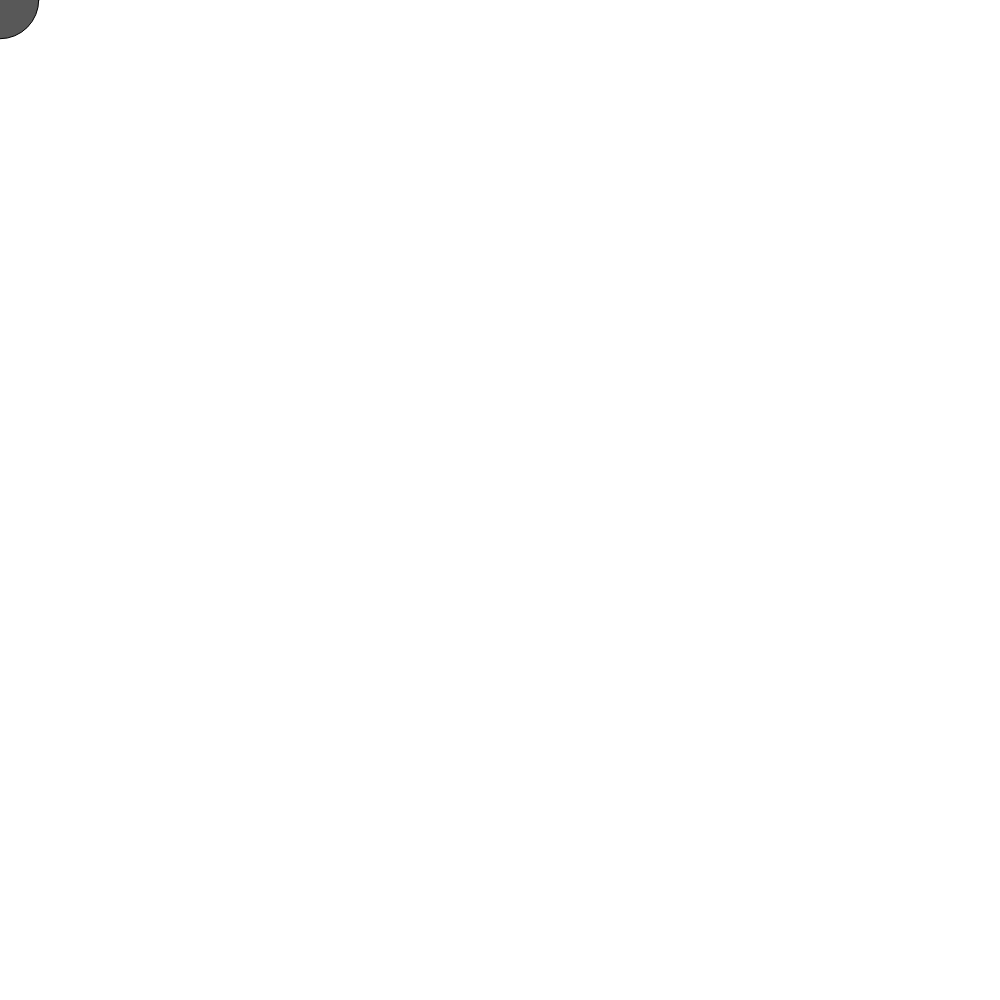
Frame 1 (no input)
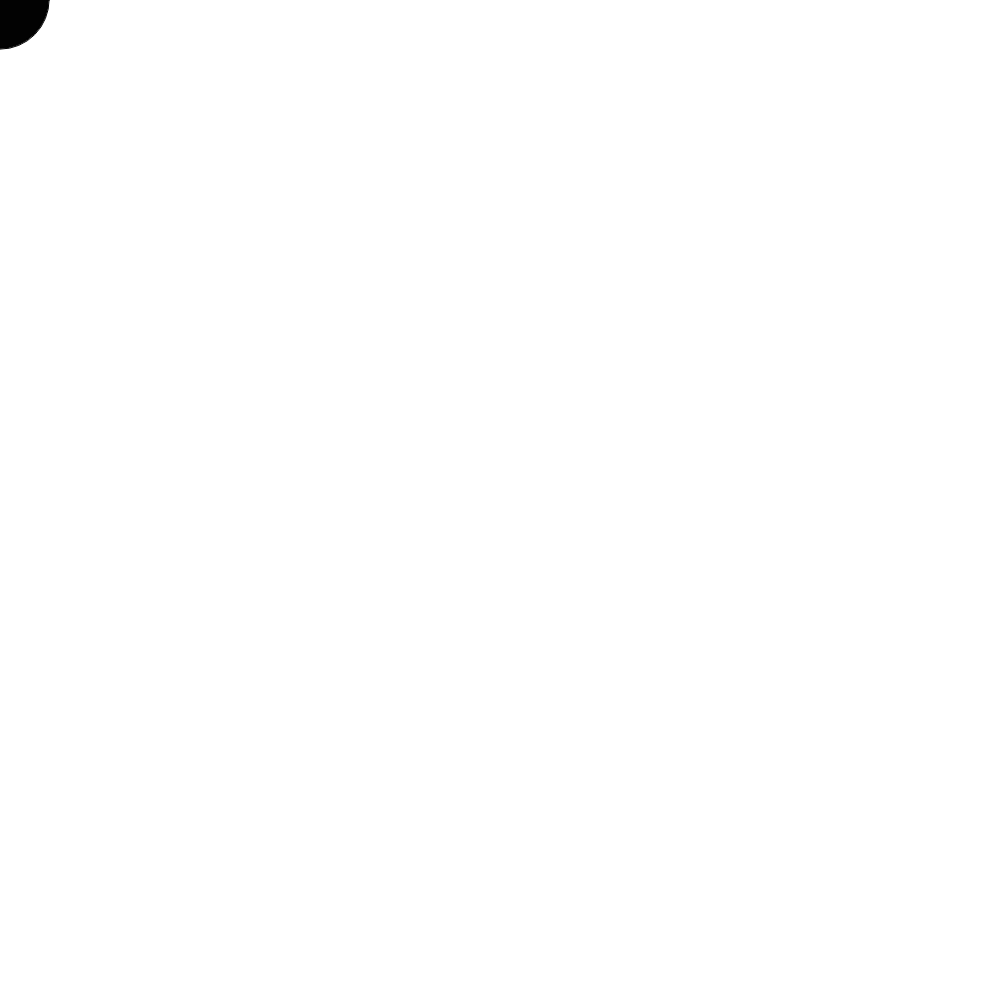
Frame 60 (no input)
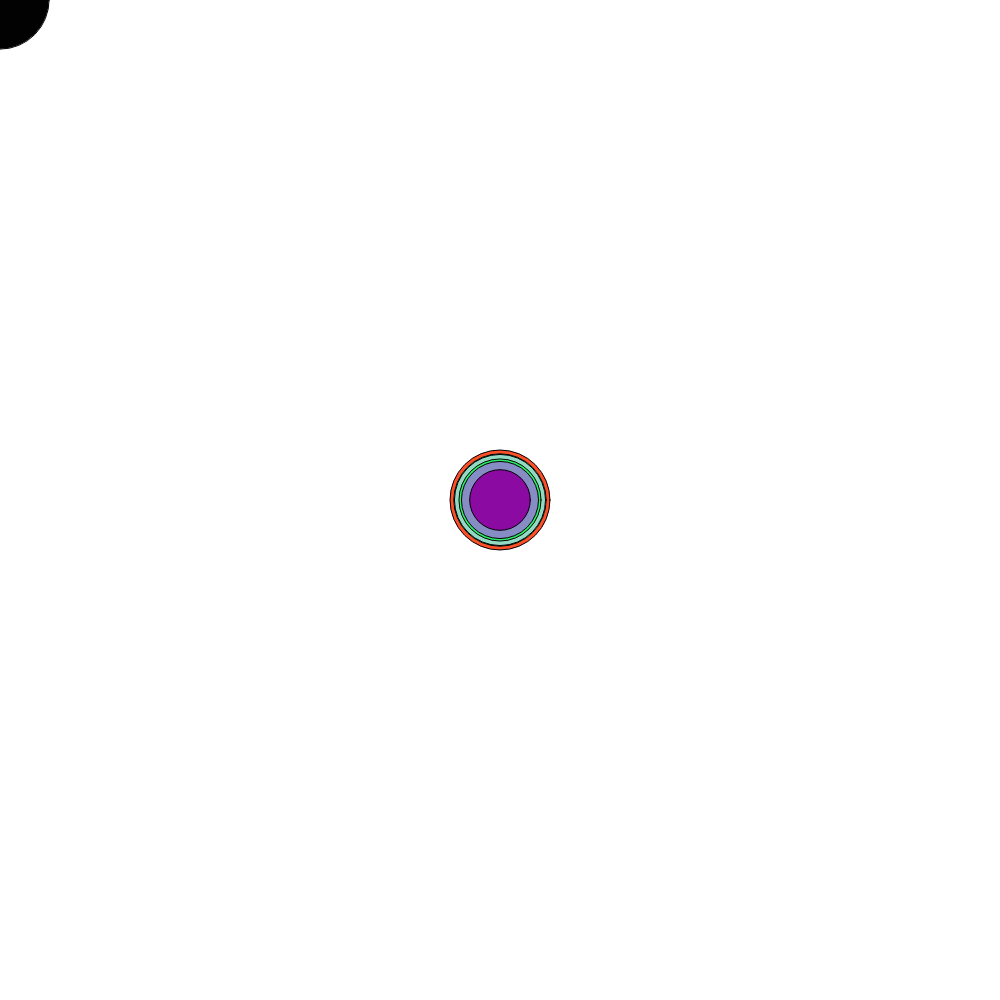
Frame 120 (the mouse pressed at the canvas centre since frame 60)

The p5.js sketch that drew these frames (run headless with seeded random() and noise() and a simulated clock; from frame 60 on, the mouse is pressed at the canvas centre):

// p5.js sketch
// ── sketch.js
function setup() {
  createCanvas(1000,1000);
}

function draw() {
  var x =random(width);
  var y = random(height);
  var circleSize = random(10,100);
  if (mouseIsPressed) {
    
    
    fill(random(255),random(255),random(255));
   
    
    
  } else {
    fill(random(255));
  }
  circle(mouseX,mouseY,circleSize);

}
